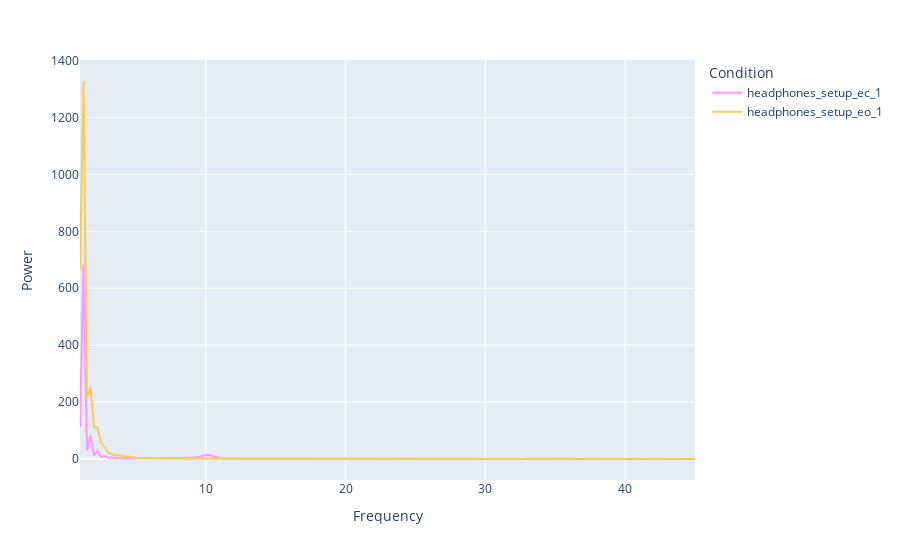

Notebook code for this chart:
### Code cell
# printing the psd
flows.plot_PSD_two_conditions(eeg, chans, 'headphones_setup_ec_1', 'headphones_setup_eo_1', 
                                fs, min_freq, max_freq, psd_normalize)

### Figure 1 — Plotly figure (JSON) as saved in the notebook; plotly's stock layout.template omitted (floating-point values rounded to 4 significant figures; data arrays with more than 128 entries replaced by an {"elided": "..."} marker saying what was removed)
{"data": [{"hovertemplate": "Condition=headphones_setup_ec_1<br>Frequency=%{x}<br>Power=%{y}<extra></extra>", "legendgroup": "headphones_setup_ec_1", "line": {"color": "#FF97FF", "dash": "solid"}, "marker": {"symbol": "circle"}, "mode": "lines", "name": "headphones_setup_ec_1", "orientation": "v", "showlegend": true, "type": "scatter", "x": {"elided": "177 float values"}, "xaxis": "x", "y": {"elided": "177 float values"}, "yaxis": "y"}, {"hovertemplate": "Condition=headphones_setup_eo_1<br>Frequency=%{x}<br>Power=%{y}<extra></extra>", "legendgroup": "headphones_setup_eo_1", "line": {"color": "#FECB52", "dash": "solid"}, "marker": {"symbol": "circle"}, "mode": "lines", "name": "headphones_setup_eo_1", "orientation": "v", "showlegend": true, "type": "scatter", "x": {"elided": "177 float values"}, "xaxis": "x", "y": {"elided": "177 float values"}, "yaxis": "y"}], "layout": {"legend": {"title": {"text": "Condition"}, "tracegroupgap": 0}, "margin": {"t": 60}, "xaxis": {"anchor": "y", "domain": [0, 1], "title": {"text": "Frequency"}}, "yaxis": {"anchor": "x", "domain": [0, 1], "title": {"text": "Power"}}}}
